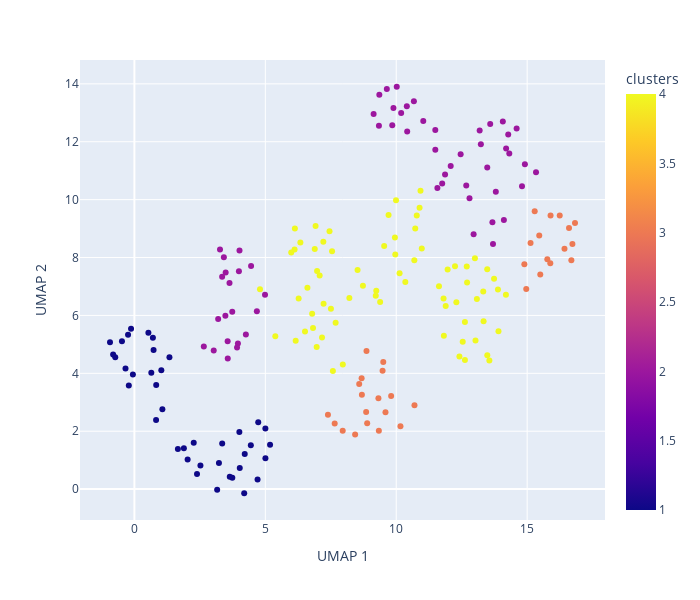

Notebook cell for this chart:
### Code cell
fig = px.scatter(
    plot_df,
    x='UMAP 1',
    y='UMAP 2',
    color='clusters',
    height=600,
    width=700
)
fig.show()

### Figure 1 — Plotly figure (JSON) as saved in the notebook; plotly's stock layout.template omitted (floating-point values rounded to 4 significant figures; data arrays with more than 128 entries replaced by an {"elided": "..."} marker saying what was removed)
{"data": [{"hovertemplate": "UMAP 1=%{x}<br>UMAP 2=%{y}<br>clusters=%{marker.color}<extra></extra>", "legendgroup": "", "marker": {"color": {"elided": "200 int values"}, "coloraxis": "coloraxis", "symbol": "circle"}, "mode": "markers", "name": "", "orientation": "v", "showlegend": false, "type": "scatter", "x": {"elided": "200 float values"}, "xaxis": "x", "y": {"elided": "200 float values"}, "yaxis": "y"}], "layout": {"coloraxis": {"colorbar": {"title": {"text": "clusters"}}, "colorscale": [[0, "#0d0887"], [0.1111, "#46039f"], [0.2222, "#7201a8"], [0.3333, "#9c179e"], [0.4444, "#bd3786"], [0.5556, "#d8576b"], [0.6667, "#ed7953"], [0.7778, "#fb9f3a"], [0.8889, "#fdca26"], [1, "#f0f921"]]}, "height": 600, "legend": {"tracegroupgap": 0}, "margin": {"t": 60}, "width": 700, "xaxis": {"anchor": "y", "autorange": true, "domain": [0, 1], "range": [-2.078, 17.97], "title": {"text": "UMAP 1"}, "type": "linear"}, "yaxis": {"anchor": "x", "autorange": true, "domain": [0, 1], "range": [-1.067, 14.82], "title": {"text": "UMAP 2"}, "type": "linear"}}}
